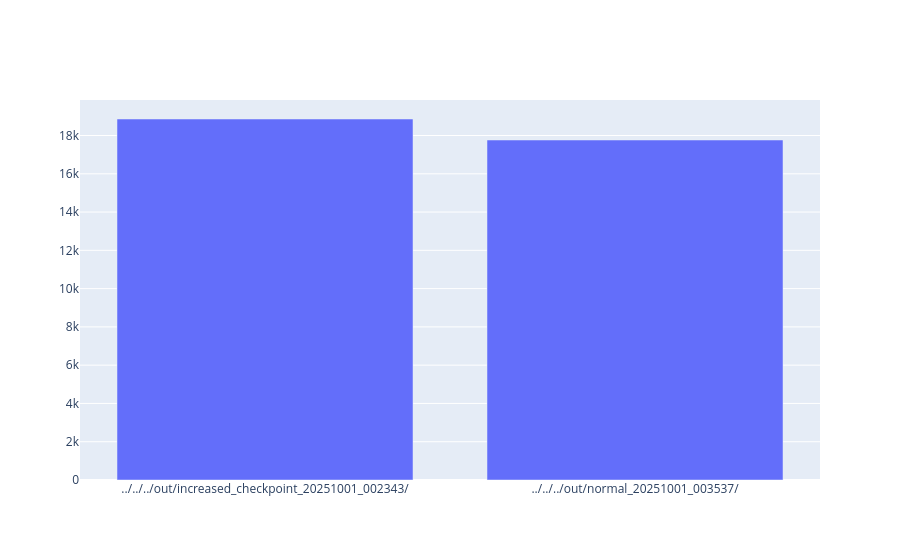

Notebook code cell kept with this figure:
### Code cell
clients = df.query("Role == 0").groupby("folder")[["Throughput"]].sum().reset_index().sort_values("folder")

fig = go.Figure() 
fig.add_trace(go.Bar(x=clients.folder,y=clients.Throughput.astype(float)))
fig.show()

### Figure 1 — Plotly figure (JSON) as saved in the notebook; plotly's stock layout.template omitted (floating-point values rounded to 4 significant figures)
{"data": [{"type": "bar", "x": ["../../../out/increased_checkpoint_20251001_002343/", "../../../out/normal_20251001_003537/"], "y": [18860.0, 17770.0]}], "layout": {}}
